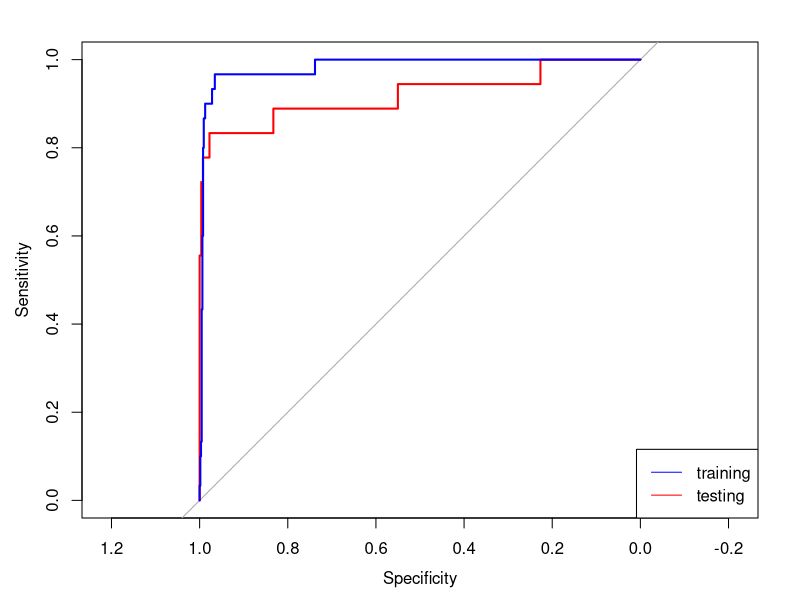

Write R code to recreate this figure. (Note: this script raises an error after producing the figure.)
data <- read.csv('sick.tsv',sep='\t',colClasses=c(
"numeric",   #caso                      
"numeric",   #age                       
"factor",    #sex                       
"factor",    #on_thyroxine              
"factor",    #query_on_thyroxine        
"factor",    #on_antithyroid_medication 
"factor",    #sick                      
"factor",    #pregnant                  
"factor",    #thyroid_surgery           
"factor",    #I131_treatment            
"factor",    #query_hypothyroid         
"factor",    #query_hyperthyroid        
"factor",    #lithium                   
"factor",    #goitre                    
"factor",    #tumor                     
"factor",    #hypopituitary             
"factor",    #psych                     
"numeric",   #TSH                       
"numeric",   #T3                        
"numeric",   #TT4                       
"numeric",   #T4U                       
"numeric",   #FTI                       
"factor",    #referral_source           
"factor"))   #clase                     

names(data) <- c('caso','age','sex','on_thyroxine','query_on_thyroxine','on_antithyroid_medication','sick','pregnant','thyroid_surgery','I131_treatment','query_hypothyroid','query_hyperthyroid','lithium','goitre','tumor','hypopituitary','psych','TSH','T3','TT4','T4U','FTI','referral_source','clase')

library(car)
data$referral_source_recoded <- recode(data$referral_source, '1=1;2=0;3=0;4=0;5=0')

modelo.0.none <- glm(clase ~ 1, family = binomial, data = data)

modelo.1.full <- glm(clase ~ age + sex + on_thyroxine + query_on_thyroxine + on_antithyroid_medication + sick + pregnant + thyroid_surgery + I131_treatment + query_hypothyroid + query_hyperthyroid + lithium + goitre + tumor + hypopituitary + psych + TSH + T3 + TT4 + T4U + FTI + referral_source, family = binomial, data = data)

## T3                         -5.511e+00  7.704e-01  -7.154 8.44e-13 ***
## TSH                        -1.393e-01  5.035e-02  -2.766  0.00567 ** 
## query_hypothyroid1          1.763e+00  8.599e-01   2.051  0.04029 *  
## sick1                       1.877e+00  9.351e-01   2.007  0.04471 *  

modelo.2.fw <- step(modelo.0.none, scope=list(lower=modelo.0.none, upper=modelo.1.full), direction="forward")

## glm(formula = clase ~ T3 + TSH + referral_source + query_hypothyroid + TT4 + hypopituitary + query_hyperthyroid + sick, family = binomial, data = data)

## T3                  -5.541e+00  7.289e-01  -7.602 2.92e-14 ***
## TT4                  2.678e-02  9.885e-03   2.709  0.00675 ** 
## TSH                 -1.500e-01  4.644e-02  -3.229  0.00124 ** 
## query_hyperthyroid1  2.138e+00  9.837e-01   2.173  0.02976 *  
## query_hypothyroid1   1.749e+00  7.979e-01   2.193  0.02834 *  
## sick1                1.629e+00  9.072e-01   1.796  0.07252 .  

modelo.3.bw <- step(modelo.1.full, direction="backward")

## glm(formula = clase ~ sick + query_hypothyroid + query_hyperthyroid + hypopituitary + TSH + T3 + TT4 + referral_source, family = binomial, data = data)
  
## T3                  -5.541e+00  7.289e-01  -7.602 2.92e-14 ***
## TT4                  2.678e-02  9.885e-03   2.709  0.00675 **
## TSH                 -1.500e-01  4.644e-02  -3.229  0.00124 ** 
## query_hyperthyroid1  2.138e+00  9.837e-01   2.173  0.02976 *
## query_hypothyroid1   1.749e+00  7.979e-01   2.193  0.02834 *  
## sick1                1.629e+00  9.072e-01   1.796  0.07252 .

modelo.4.recoding <- glm(formula = clase ~ sick + query_hypothyroid + query_hyperthyroid + hypopituitary + TSH + T3 + TT4 + referral_source_recoded, family = binomial, data = data)

## glm(formula = clase ~ sick + query_hypothyroid + query_hyperthyroid + hypopituitary + TSH + T3 + TT4 + referral_source_recoded, family = binomial, data = data)

## T3                       -5.963e+00  6.942e-01  -8.589  < 2e-16 ***
## TSH                      -1.453e-01  4.363e-02  -3.330 0.000867 ***
## TT4                       2.314e-02  8.892e-03   2.603 0.009246 ** 
## query_hypothyroid1        1.459e+00  6.931e-01   2.105 0.035258 *  
## query_hyperthyroid1       1.515e+00  9.114e-01   1.663 0.096388 .  
## hypopituitary1            2.266e+01  1.075e+04   0.002 0.998319    
## sick1                     1.207e+00  7.425e-01   1.626 0.104010    
## referral_source_recoded1 -1.785e+01  1.183e+03  -0.015 0.987963    

set.seed(12345)
sample_size <- floor(0.70 * nrow(data))
train_indices <- sample(seq_len(nrow(data)), size = sample_size)

training          <- data[train_indices,]
testing           <- data[-train_indices,]
testing.sin.clase <- testing[, -which(names(testing) %in% c("clase"))]

modelo.final <- glm(formula = clase ~ sick + query_hypothyroid + query_hyperthyroid + hypopituitary + TSH + T3 + TT4 + referral_source_recoded, family = binomial, data = training)

predicciones.testing.modelo.2.fw       <- predict(modelo.2.fw, testing.sin.clase)
predicciones.testing.modelo.3.bw       <- predict(modelo.3.bw, testing.sin.clase)
predicciones.testing.modelo.4.recoding <- predict(modelo.4.recoding, testing.sin.clase)
predicciones.testing.modelo.final      <- predict(modelo.final, testing.sin.clase)

## tabla.2.fw <- ifelse(predicciones.testing.modelo.2.fw >= .5, 1, 0)
## table("predicho"=tabla.2.fw, "observado"=testing[,"clase"])
## tabla.3.bw <- ifelse(predicciones.testing.modelo.3.bw >= .5, 1, 0)
## table("predicho"=tabla.3.bw, "observado"=testing[,"clase"])
## tabla.4.recoding <- ifelse(predicciones.testing.modelo.4.recoding >= .5, 1, 0)
## table("predicho"=tabla.4.recoding, "observado"=testing[,"clase"])

tabla.final <- ifelse(predicciones.testing.modelo.final >= .5, 1, 0)
table("predicho"=tabla.final, "observado"=testing[,"clase"])

## predicho   0   1
##        0 269   7
##        1   2   9

library(pROC)

prob.pred.testing <- predict(modelo.final, testing.sin.clase, type = c("response"))
g.testing <- roc(clase ~ prob.pred.testing, data = testing)
plot(g.testing, col = "red")

prob.pred.training <- predict(modelo.final, type = c("response"))
g.training <- roc(clase ~ prob.pred.training, data = training)
lines(g.training, col = "blue")
legend("bottomright", c("training", "testing"), col = c("blue", "red"), lty = 1)

# Cook's distance measures how much an observation influences the overall model or predicted values
# Studentizided residuals are the residuals divided by their estimated standard deviation as a way to standardized
# Bonferroni test to identify outliers
# Hat-points identify influential observations (have a high impact on the predictor variables)

# cook's distance: identify D values > 4/(n-k-1) (n observations, k parameters)

cook.cutoff <- 4 / ((nrow(mtcars) - length(fit$coefficients) - 2)) 
plot(modelo.final, which = 4, main = "distancia de Cook", cook.levels = cook.cutoff)

# influencers

influencePlot(modelo.final, labels, id.method = "noteworthy", main = "observaciones influyentes", sub = "tamaño del círculo proporcional a distancia de Cook", xlab="valores de y-sombrero", ylab="residuos estandarizados")

##         StudRes         Hat     CookD
## 927         NaN 1.000000000       NaN
## 355 -0.02672462 0.999739101 0.5513673
## 919  3.66581632 0.001890978 0.3279243

## identificar los 5 que tienen más leverage

influenceIndexPlot(modelo.final, id.n=5)

## leverage
## leveragePlots(fit)

# outliers

outlierTest(modelo.final) # Bonferonni p-value for most extreme obs

## No Studentized residuals with Bonferonni p < 0.05
## Largest |rstudent|:
##                rstudent unadjusted p-value Bonferonni p
## Toyota Corolla  2.51597            0.01838      0.58816

## qq plot for studentized residuals
qqPlot(fit, main="QQ Plot")
